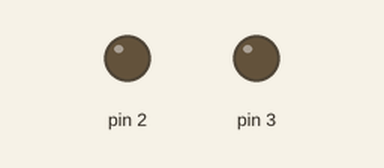
A sketch run on a simulated Arduino Uno, built with avr-gcc and run on an emulated ATmega328P. Shown: output pins drawn as LEDs (lit = HIGH). What the sketch prints to the serial monitor is not drawn.

Above: at 0.7 s.
At 4.6 s:
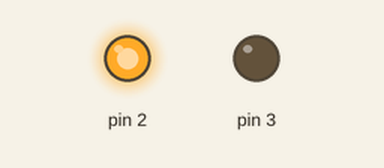
At 13.8 s:
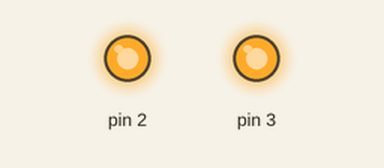
At 17.7 s:
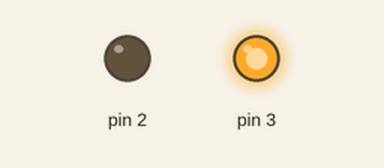
Timing chart, 0 to 24.0 s (numbered marks = the images above):
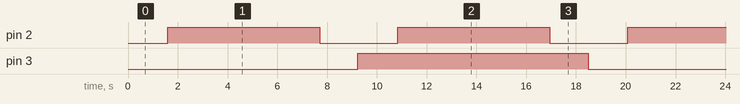

The sketch:

001_incomplete.ino
```cpp
// 2 = EN
// 3 = PH

#define PI 3.14159265

void setup() {
  pinMode(2, OUTPUT);
  pinMode(3, OUTPUT);

  Serial.begin(115200);
  Serial.println("Start");

  // analogWriteFrequency(2, 184999*2*2*2*2*2);
}

float theta = 0;

void loop() {
  analogWrite(2, abs(sin(theta/180*PI)*255));
  if(sin(theta/180*PI)*255 < 0){
    digitalWrite(3, 1);
  }
  else{
    digitalWrite(3, 0);
  }
  Serial.print(-255);
  Serial.print("\t");
  Serial.print(255);
  Serial.print("\t");
  Serial.println(sin(theta/180*PI)*255);
  theta += 1;
  delay(50);

}
```

Measured:
- by itself, pin 2: alternates HIGH for 6.1 s and LOW for 3.1 s
- by itself, pin 3: alternates HIGH for 9.2 s and LOW for 9.2 s
- by itself, everything shown: repeats every 18.5 s, in 6 steps
